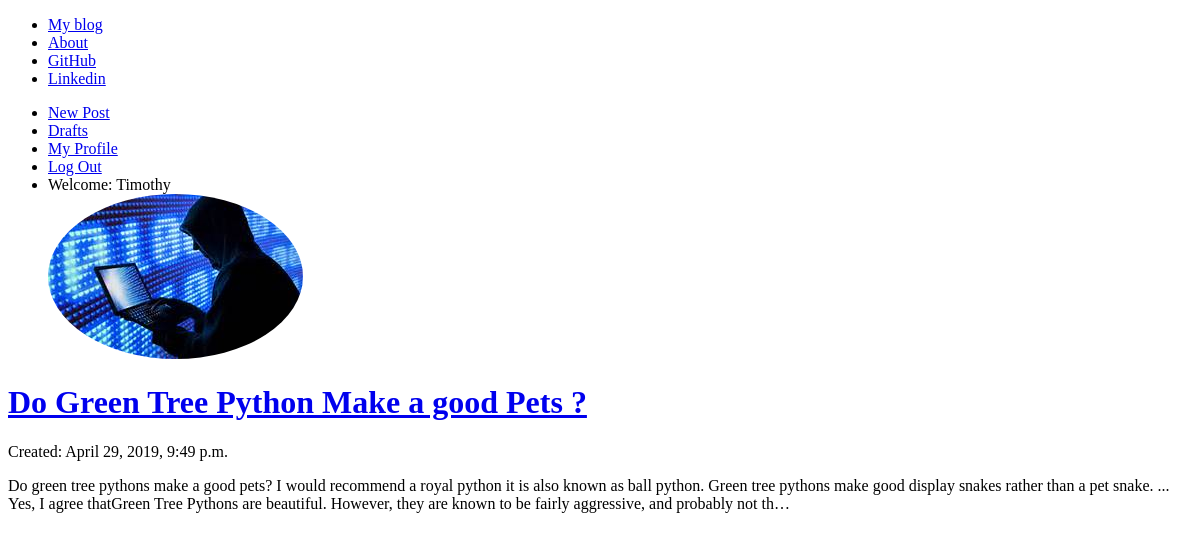
Before: /drafts (signed in) with the older database file.
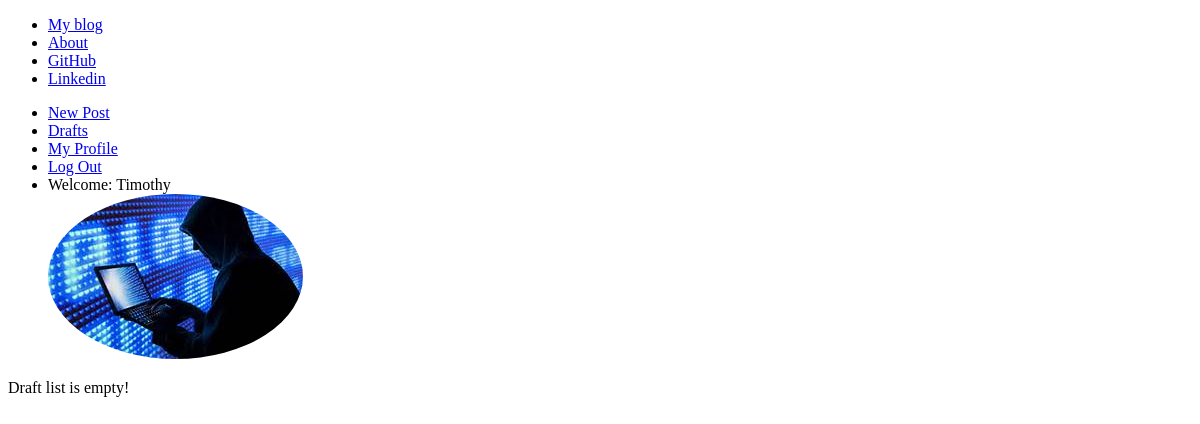
After: the same page with the newer database file.
### Blog_App/models.py (models this page shows, shortened)
class Post(models.Model):
    author = models.ForeignKey('auth.User', on_delete=models.CASCADE)
    title = models.CharField(max_length=200)
    text = models.TextField()
    create_date = models.DateTimeField(default=timezone.now)
    published_date = models.DateTimeField(blank=True, null=True)

### Blog_App/views.py (the view)
# urls.py: path('drafts', views.DraftListView.as_view(), name='post_draft_list'),
class DraftListView(LoginRequiredMixin,ListView):
    login_url = '/login/'
    redirect_field_name = 'Blog_App/post_list.html'
    template_name = 'Blog_App/post_draft_list.html'
    def get_queryset(self):
        return Post.objects.filter(published_date__isnull=True).order_by('create_date')

### Blog_App/templates/Blog_App/post_draft_list.html
{% extends "Blog_App/base.html" %}
{% block content %}
  {% if post_list %}
    {% for post in post_list %}
      <div class="post">
        <h1><a href="{% url 'Blog_App:post_detail' pk=post.pk %}">{{post.title}}</a></h1>
        <p class="date">Created: {{post.create_date}}</p>
        <p>{{post.text|truncatechars:300}}</p>
        <br>
      </div>
    {% endfor %}
  {% else %}
    <p>Draft list is empty!</p>
  {% endif %}
{% endblock %}

Changed rows visible on the page:
no longer on this page (row edited): Post: title "Do Green Tree Python Make a good Pets ?", create_date "April 29, 2019, 9:49 p.m.", text "Do green tree pythons make a good pets? I would recommend a royal python it is also known as ball python. Green tree pythons make good display snakes rather than a pet snake. ... Yes, I agree thatGreen Tree Pythons are beautiful. However, they are known to be fairly aggressive, and probably not th…"
Other visible differences:
text now shown: "Draft list is empty!"
